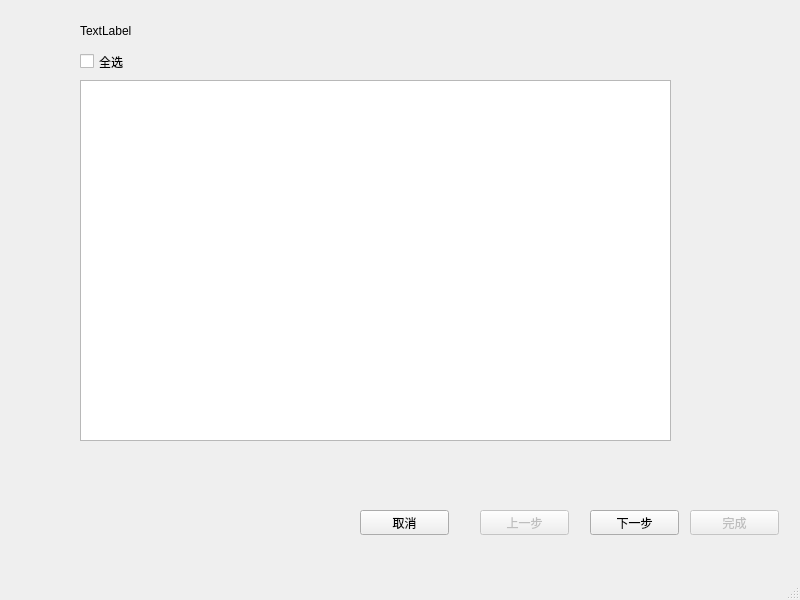
<?xml version="1.0" encoding="UTF-8"?>
<ui version="4.0">
 <class>ChoiceGuide</class>
 <widget class="QMainWindow" name="ChoiceGuide">
  <property name="geometry">
   <rect>
    <x>0</x>
    <y>0</y>
    <width>800</width>
    <height>600</height>
   </rect>
  </property>
  <property name="windowTitle">
   <string>配置</string>
  </property>
  <widget class="QWidget" name="centralwidget">
   <widget class="QStackedWidget" name="stacked_widget">
    <property name="geometry">
     <rect>
      <x>40</x>
      <y>50</y>
      <width>691</width>
      <height>411</height>
     </rect>
    </property>
    <property name="currentIndex">
     <number>2</number>
    </property>
    <widget class="QWidget" name="arch_page">
     <widget class="QWidget" name="gridLayoutWidget">
      <property name="geometry">
       <rect>
        <x>40</x>
        <y>30</y>
        <width>591</width>
        <height>281</height>
       </rect>
      </property>
      <layout class="QGridLayout" name="arch_grid"/>
     </widget>
    </widget>
    <widget class="QWidget" name="set_page">
     <widget class="QWidget" name="gridLayoutWidget_2">
      <property name="geometry">
       <rect>
        <x>70</x>
        <y>40</y>
        <width>561</width>
        <height>261</height>
       </rect>
      </property>
      <layout class="QGridLayout" name="set_grid"/>
     </widget>
    </widget>
    <widget class="QWidget" name="prog_page">
     <widget class="QListWidget" name="prog_list">
      <property name="geometry">
       <rect>
        <x>40</x>
        <y>30</y>
        <width>591</width>
        <height>361</height>
       </rect>
      </property>
      <property name="selectionMode">
       <enum>QAbstractItemView::MultiSelection</enum>
      </property>
     </widget>
     <widget class="QCheckBox" name="select_all">
      <property name="geometry">
       <rect>
        <x>40</x>
        <y>0</y>
        <width>92</width>
        <height>23</height>
       </rect>
      </property>
      <property name="text">
       <string>全选</string>
      </property>
     </widget>
    </widget>
    <widget class="QWidget" name="test_page">
     <widget class="QListWidget" name="test_list">
      <property name="geometry">
       <rect>
        <x>10</x>
        <y>40</y>
        <width>531</width>
        <height>311</height>
       </rect>
      </property>
     </widget>
     <widget class="QSpinBox" name="thread_num_box">
      <property name="geometry">
       <rect>
        <x>570</x>
        <y>70</y>
        <width>48</width>
        <height>26</height>
       </rect>
      </property>
     </widget>
     <widget class="QLabel" name="label">
      <property name="geometry">
       <rect>
        <x>570</x>
        <y>30</y>
        <width>51</width>
        <height>41</height>
       </rect>
      </property>
      <property name="text">
       <string>线程数</string>
      </property>
     </widget>
     <widget class="QLabel" name="label_2">
      <property name="geometry">
       <rect>
        <x>20</x>
        <y>0</y>
        <width>81</width>
        <height>41</height>
       </rect>
      </property>
      <property name="text">
       <string>测试集</string>
      </property>
     </widget>
    </widget>
   </widget>
   <widget class="QPushButton" name="next_button">
    <property name="enabled">
     <bool>true</bool>
    </property>
    <property name="geometry">
     <rect>
      <x>590</x>
      <y>510</y>
      <width>89</width>
      <height>25</height>
     </rect>
    </property>
    <property name="text">
     <string>下一步</string>
    </property>
   </widget>
   <widget class="QPushButton" name="prev_button">
    <property name="enabled">
     <bool>false</bool>
    </property>
    <property name="geometry">
     <rect>
      <x>480</x>
      <y>510</y>
      <width>89</width>
      <height>25</height>
     </rect>
    </property>
    <property name="text">
     <string>上一步</string>
    </property>
   </widget>
   <widget class="QPushButton" name="finish_button">
    <property name="enabled">
     <bool>false</bool>
    </property>
    <property name="geometry">
     <rect>
      <x>690</x>
      <y>510</y>
      <width>89</width>
      <height>25</height>
     </rect>
    </property>
    <property name="text">
     <string>完成</string>
    </property>
   </widget>
   <widget class="QPushButton" name="cancel_button">
    <property name="geometry">
     <rect>
      <x>360</x>
      <y>510</y>
      <width>89</width>
      <height>25</height>
     </rect>
    </property>
    <property name="text">
     <string>取消</string>
    </property>
    <property name="checkable">
     <bool>false</bool>
    </property>
    <property name="checked">
     <bool>false</bool>
    </property>
    <property name="flat">
     <bool>false</bool>
    </property>
   </widget>
   <widget class="QLabel" name="info_label">
    <property name="geometry">
     <rect>
      <x>80</x>
      <y>10</y>
      <width>581</width>
      <height>41</height>
     </rect>
    </property>
    <property name="text">
     <string>TextLabel</string>
    </property>
   </widget>
  </widget>
  <widget class="QMenuBar" name="menubar">
   <property name="geometry">
    <rect>
     <x>0</x>
     <y>0</y>
     <width>800</width>
     <height>22</height>
    </rect>
   </property>
  </widget>
  <widget class="QStatusBar" name="statusbar"/>
 </widget>
 <resources/>
 <connections/>
</ui>
